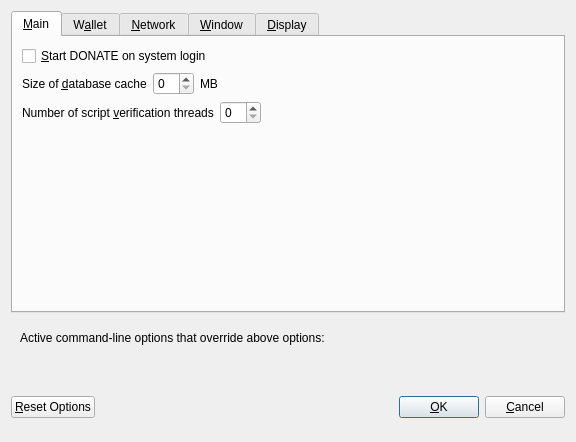
<?xml version="1.0" encoding="UTF-8"?>
<ui version="4.0">
 <class>OptionsDialog</class>
 <widget class="QDialog" name="OptionsDialog">
  <property name="geometry">
   <rect>
    <x>0</x>
    <y>0</y>
    <width>576</width>
    <height>442</height>
   </rect>
  </property>
  <property name="windowTitle">
   <string>Options</string>
  </property>
  <property name="modal">
   <bool>true</bool>
  </property>
  <layout class="QVBoxLayout" name="verticalLayout">
   <item>
    <widget class="QTabWidget" name="tabWidget">
     <property name="currentIndex">
      <number>0</number>
     </property>
     <widget class="QWidget" name="tabMain">
      <attribute name="title">
       <string>&amp;Main</string>
      </attribute>
      <layout class="QVBoxLayout" name="verticalLayout_Main">
       <item>
        <widget class="QCheckBox" name="bitcoinAtStartup">
         <property name="toolTip">
          <string>Automatically start DONATE after logging in to the system.</string>
         </property>
         <property name="text">
          <string>&amp;Start DONATE on system login</string>
         </property>
        </widget>
       </item>
       <item>
        <layout class="QHBoxLayout" name="horizontalLayout_2_Main">
         <item>
          <widget class="QLabel" name="databaseCacheLabel">
           <property name="text">
            <string>Size of &amp;database cache</string>
           </property>
           <property name="textFormat">
            <enum>Qt::PlainText</enum>
           </property>
           <property name="buddy">
            <cstring>databaseCache</cstring>
           </property>
          </widget>
         </item>
         <item>
          <widget class="QSpinBox" name="databaseCache"/>
         </item>
         <item>
          <widget class="QLabel" name="databaseCacheUnitLabel">
           <property name="text">
            <string>MB</string>
           </property>
           <property name="textFormat">
            <enum>Qt::PlainText</enum>
           </property>
          </widget>
         </item>
         <item>
          <spacer name="horizontalSpacer_2_Main">
           <property name="orientation">
            <enum>Qt::Horizontal</enum>
           </property>
           <property name="sizeHint" stdset="0">
            <size>
             <width>40</width>
             <height>20</height>
            </size>
           </property>
          </spacer>
         </item>
        </layout>
       </item>
       <item>
        <layout class="QHBoxLayout" name="horizontalLayout_3_Main">
         <item>
          <widget class="QLabel" name="threadsScriptVerifLabel">
           <property name="text">
            <string>Number of script &amp;verification threads</string>
           </property>
           <property name="textFormat">
            <enum>Qt::PlainText</enum>
           </property>
           <property name="buddy">
            <cstring>threadsScriptVerif</cstring>
           </property>
          </widget>
         </item>
         <item>
          <widget class="QSpinBox" name="threadsScriptVerif">
           <property name="toolTip">
            <string>(0 = auto, &lt;0 = leave that many cores free)</string>
           </property>
          </widget>
         </item>
         <item>
          <spacer name="horizontalSpacer_3_Main">
           <property name="orientation">
            <enum>Qt::Horizontal</enum>
           </property>
           <property name="sizeHint" stdset="0">
            <size>
             <width>40</width>
             <height>20</height>
            </size>
           </property>
          </spacer>
         </item>
        </layout>
       </item>
       <item>
        <spacer name="verticalSpacer_2">
         <property name="orientation">
          <enum>Qt::Vertical</enum>
         </property>
         <property name="sizeHint" stdset="0">
          <size>
           <width>20</width>
           <height>40</height>
          </size>
         </property>
        </spacer>
       </item>
       <!--<item>-->
        <!--<widget class="QCheckBox" name="checkBoxZeromintEnable">-->
         <!--<property name="toolTip">-->
          <!--<string>Enable automatic minting of DON units to zDON</string>-->
         <!--</property>-->
         <!--<property name="layoutDirection">-->
          <!--<enum>Qt::LeftToRight</enum>-->
         <!--</property>-->
         <!--<property name="text">-->
          <!--<string>Enable zDON Automint</string>-->
         <!--</property>-->
        <!--</widget>-->
       <!--</item>-->
       <!--<item>-->
        <!--<layout class="QHBoxLayout" name="horizontalLayout_3">-->
         <!--<item>-->
          <!--<widget class="QLabel" name="percentage_label">-->
           <!--<property name="toolTip">-->
            <!--<string>Percentage of incoming DON which get automatically converted to zDON via Zerocoin Protocol (min: 10%)</string>-->
           <!--</property>-->
           <!--<property name="text">-->
            <!--<string>Percentage of autominted zDON</string>-->
           <!--</property>-->
          <!--</widget>-->
         <!--</item>-->
         <!--<item>-->
          <!--<widget class="QSpinBox" name="zeromintPercentage">-->
           <!--<property name="minimum">-->
            <!--<number>1</number>-->
           <!--</property>-->
           <!--<property name="maximum">-->
            <!--<number>100</number>-->
           <!--</property>-->
          <!--</widget>-->
         <!--</item>-->
        <!--</layout>-->
       <!--</item>-->
       <!--<item>-->
        <!--<layout class="QHBoxLayout" name="horizontalLayout" stretch="0,0">-->
         <!--<property name="sizeConstraint">-->
          <!--<enum>QLayout::SetFixedSize</enum>-->
         <!--</property>-->
         <!--<item>-->
          <!--<widget class="QLabel" name="labelPreferredDenom">-->
           <!--<property name="maximumSize">-->
            <!--<size>-->
             <!--<width>16777215</width>-->
             <!--<height>16777215</height>-->
            <!--</size>-->
           <!--</property>-->
           <!--<property name="toolTip">-->
            <!--<string>Wait with automatic conversion to Zerocoin until enough DON for this denomination is available</string>-->
           <!--</property>-->
           <!--<property name="text">-->
            <!--<string>Preferred Automint zDON Denomination</string>-->
           <!--</property>-->
          <!--</widget>-->
         <!--</item>-->
         <!--<item>-->
          <!--<widget class="QComboBox" name="preferredDenom">-->
           <!--<property name="maximumSize">-->
            <!--<size>-->
             <!--<width>16777215</width>-->
             <!--<height>27</height>-->
            <!--</size>-->
           <!--</property>-->
           <!--<property name="toolTip">-->
            <!--<string>Wait with automatic conversion to Zerocoin until enough DON for this denomination is available</string>-->
           <!--</property>-->
           <!--<property name="maxVisibleItems">-->
            <!--<number>9</number>-->
           <!--</property>-->
           <!--<property name="maxCount">-->
            <!--<number>9</number>-->
           <!--</property>-->
          <!--</widget>-->
         <!--</item>-->
        <!--</layout>-->
       <!--</item>-->
      </layout>
     </widget>
     <widget class="QWidget" name="tabWallet">
      <attribute name="title">
       <string>W&amp;allet</string>
      </attribute>
      <layout class="QVBoxLayout" name="verticalLayout_Wallet">
       <item>
        <layout class="QHBoxLayout" name="horizontalLayout_2_Wallet">
         <item>
          <widget class="QLabel" name="labelStakeSplitThresholdText">
           <property name="text">
            <string>Stake split threshold:</string>
           </property>
          </widget>
         </item>
         <item>
          <widget class="QSpinBox" name="spinBoxStakeSplitThreshold">
           <property name="minimum">
            <number>1</number>
           </property>
           <property name="maximum">
            <number>999999</number>
           </property>
          </widget>
         </item>
        </layout>
       </item>
       <item>
        <widget class="QGroupBox" name="groupBox">
         <property name="title">
          <string>Expert</string>
         </property>
         <layout class="QVBoxLayout" name="verticalLayout_2">
          <item>
           <widget class="QCheckBox" name="coinControlFeatures">
            <property name="toolTip">
             <string>Whether to show coin control features or not.</string>
            </property>
            <property name="text">
             <string>Enable coin &amp;control features</string>
            </property>
           </widget>
          </item>
          <item>
           <widget class="QCheckBox" name="showMasternodesTab">
            <property name="toolTip">
             <string>Show additional tab listing all your masternodes in first sub-tab&lt;br/&gt;and all masternodes on the network in second sub-tab.</string>
            </property>
            <property name="text">
             <string>Show Masternodes Tab</string>
            </property>
           </widget>
          </item>
          <item>
           <widget class="QCheckBox" name="spendZeroConfChange">
            <property name="toolTip">
             <string>If you disable the spending of unconfirmed change, the change from a transaction&lt;br/&gt;cannot be used until that transaction has at least one confirmation.&lt;br/&gt;This also affects how your balance is computed.</string>
            </property>
            <property name="text">
             <string>&amp;Spend unconfirmed change</string>
            </property>
           </widget>
          </item>
         </layout>
        </widget>
       </item>
       <item>
        <spacer name="verticalSpacer_Wallet">
         <property name="orientation">
          <enum>Qt::Vertical</enum>
         </property>
         <property name="sizeHint" stdset="0">
          <size>
           <width>20</width>
           <height>40</height>
          </size>
         </property>
        </spacer>
       </item>
      </layout>
     </widget>
     <widget class="QWidget" name="tabNetwork">
      <attribute name="title">
       <string>&amp;Network</string>
      </attribute>
      <layout class="QVBoxLayout" name="verticalLayout_Network">
       <item>
        <widget class="QCheckBox" name="mapPortUpnp">
         <property name="toolTip">
          <string>Automatically open the DONATE client port on the router. This only works when your router supports UPnP and it is enabled.</string>
         </property>
         <property name="text">
          <string>Map port using &amp;UPnP</string>
         </property>
        </widget>
       </item>
       <item>
        <widget class="QCheckBox" name="allowIncoming">
         <property name="toolTip">
          <string>Accept connections from outside</string>
         </property>
         <property name="text">
          <string>Allow incoming connections</string>
         </property>
        </widget>
       </item>
       <item>
        <widget class="QCheckBox" name="connectSocks">
         <property name="toolTip">
          <string>Connect to the DONATE network through a SOCKS5 proxy.</string>
         </property>
         <property name="text">
          <string>&amp;Connect through SOCKS5 proxy (default proxy):</string>
         </property>
        </widget>
       </item>
       <item>
        <layout class="QHBoxLayout" name="horizontalLayout_1_Network">
         <item>
          <widget class="QLabel" name="proxyIpLabel">
           <property name="text">
            <string>Proxy &amp;IP:</string>
           </property>
           <property name="textFormat">
            <enum>Qt::PlainText</enum>
           </property>
           <property name="buddy">
            <cstring>proxyIp</cstring>
           </property>
          </widget>
         </item>
         <item>
          <widget class="QValidatedLineEdit" name="proxyIp">
           <property name="minimumSize">
            <size>
             <width>140</width>
             <height>0</height>
            </size>
           </property>
           <property name="maximumSize">
            <size>
             <width>140</width>
             <height>16777215</height>
            </size>
           </property>
           <property name="toolTip">
            <string>IP address of the proxy (e.g. IPv4: 127.0.0.1 / IPv6: ::1)</string>
           </property>
          </widget>
         </item>
         <item>
          <widget class="QLabel" name="proxyPortLabel">
           <property name="text">
            <string>&amp;Port:</string>
           </property>
           <property name="textFormat">
            <enum>Qt::PlainText</enum>
           </property>
           <property name="buddy">
            <cstring>proxyPort</cstring>
           </property>
          </widget>
         </item>
         <item>
          <widget class="QLineEdit" name="proxyPort">
           <property name="minimumSize">
            <size>
             <width>55</width>
             <height>0</height>
            </size>
           </property>
           <property name="maximumSize">
            <size>
             <width>55</width>
             <height>16777215</height>
            </size>
           </property>
           <property name="toolTip">
            <string>Port of the proxy (e.g. 9050)</string>
           </property>
          </widget>
         </item>
         <item>
          <spacer name="horizontalSpacer_1_Network">
           <property name="orientation">
            <enum>Qt::Horizontal</enum>
           </property>
           <property name="sizeHint" stdset="0">
            <size>
             <width>40</width>
             <height>20</height>
            </size>
           </property>
          </spacer>
         </item>
        </layout>
       </item>
       <item>
        <spacer name="verticalSpacer_Network">
         <property name="orientation">
          <enum>Qt::Vertical</enum>
         </property>
         <property name="sizeHint" stdset="0">
          <size>
           <width>20</width>
           <height>40</height>
          </size>
         </property>
        </spacer>
       </item>
      </layout>
     </widget>
     <widget class="QWidget" name="tabWindow">
      <attribute name="title">
       <string>&amp;Window</string>
      </attribute>
      <layout class="QVBoxLayout" name="verticalLayout_Window">
       <item>
        <widget class="QCheckBox" name="minimizeToTray">
         <property name="toolTip">
          <string>Show only a tray icon after minimizing the window.</string>
         </property>
         <property name="text">
          <string>&amp;Minimize to the tray instead of the taskbar</string>
         </property>
        </widget>
       </item>
       <item>
        <widget class="QCheckBox" name="minimizeOnClose">
         <property name="toolTip">
          <string>Minimize instead of exit the application when the window is closed. When this option is enabled, the application will be closed only after selecting Quit in the menu.</string>
         </property>
         <property name="text">
          <string>M&amp;inimize on close</string>
         </property>
        </widget>
       </item>
       <item>
        <spacer name="verticalSpacer_Window">
         <property name="orientation">
          <enum>Qt::Vertical</enum>
         </property>
         <property name="sizeHint" stdset="0">
          <size>
           <width>20</width>
           <height>40</height>
          </size>
         </property>
        </spacer>
       </item>
      </layout>
     </widget>
     <widget class="QWidget" name="tabDisplay">
      <attribute name="title">
       <string>&amp;Display</string>
      </attribute>
      <layout class="QVBoxLayout" name="verticalLayout_Display">
       <item>
        <layout class="QHBoxLayout" name="horizontalLayout_1_Display">
         <item>
          <widget class="QLabel" name="langLabel">
           <property name="text">
            <string>User Interface &amp;language:</string>
           </property>
           <property name="textFormat">
            <enum>Qt::PlainText</enum>
           </property>
           <property name="buddy">
            <cstring>lang</cstring>
           </property>
          </widget>
         </item>
         <item>
          <widget class="QValueComboBox" name="lang">
           <property name="toolTip">
            <string>The user interface language can be set here. This setting will take effect after restarting DONATE.</string>
           </property>
          </widget>
         </item>
        </layout>
       </item>
       <item>
        <widget class="QLabel" name="label_3">
         <property name="toolTip">
          <string notr="true"/>
         </property>
         <property name="statusTip">
          <string notr="true"/>
         </property>
         <property name="whatsThis">
          <string notr="true"/>
         </property>
         <property name="accessibleName">
          <string notr="true"/>
         </property>
         <property name="text">
          <string>Language missing or translation incomplete? Help contributing translations here:
https://www.transifex.com/donate-project/donate-project-translations</string>
         </property>
         <property name="wordWrap">
          <bool>true</bool>
         </property>
         <property name="openExternalLinks">
          <bool>true</bool>
         </property>
         <property name="textInteractionFlags">
          <set>Qt::TextBrowserInteraction</set>
         </property>
        </widget>
       </item>
       <item>
        <layout class="QHBoxLayout" name="horizontalLayout_4_Display" stretch="0,0">
         <item>
          <widget class="QLabel" name="themeLabel">
           <property name="text">
            <string>User Interface Theme:</string>
           </property>
          </widget>
         </item>
         <item>
          <widget class="QValueComboBox" name="theme"/>
         </item>
        </layout>
       </item>
       <item>
        <widget class="Line" name="line">
         <property name="orientation">
          <enum>Qt::Horizontal</enum>
         </property>
        </widget>
       </item>
       <item>
        <layout class="QHBoxLayout" name="horizontalLayout_2_Display">
         <item>
          <widget class="QLabel" name="unitLabel">
           <property name="text">
            <string>&amp;Unit to show amounts in:</string>
           </property>
           <property name="textFormat">
            <enum>Qt::PlainText</enum>
           </property>
           <property name="buddy">
            <cstring>unit</cstring>
           </property>
          </widget>
         </item>
         <item>
          <widget class="QValueComboBox" name="unit">
           <property name="toolTip">
            <string>Choose the default subdivision unit to show in the interface and when sending coins.</string>
           </property>
          </widget>
         </item>
        </layout>
       </item>
       <item>
        <layout class="QHBoxLayout" name="horizontalLayout_5_Display">
         <item>
          <widget class="QLabel" name="digitsLabel">
           <property name="text">
            <string>Decimal digits</string>
           </property>
          </widget>
         </item>
         <item>
          <widget class="QValueComboBox" name="digits"/>
         </item>
        </layout>
       </item>
       <item>
        <layout class="QHBoxLayout" name="horizontalLayout_3_Display">
         <item>
          <widget class="QLabel" name="thirdPartyTxUrlsLabel">
           <property name="toolTip">
            <string>Third party URLs (e.g. a block explorer) that appear in the transactions tab as context menu items. %s in the URL is replaced by transaction hash. Multiple URLs are separated by vertical bar |.</string>
           </property>
           <property name="text">
            <string>Third party transaction URLs</string>
           </property>
           <property name="buddy">
            <cstring>thirdPartyTxUrls</cstring>
           </property>
          </widget>
         </item>
         <item>
          <widget class="QLineEdit" name="thirdPartyTxUrls">
           <property name="toolTip">
            <string>Third party URLs (e.g. a block explorer) that appear in the transactions tab as context menu items. %s in the URL is replaced by transaction hash. Multiple URLs are separated by vertical bar |.</string>
           </property>
          </widget>
         </item>
        </layout>
       </item>
       <item>
        <spacer name="verticalSpacer">
         <property name="orientation">
          <enum>Qt::Vertical</enum>
         </property>
         <property name="sizeHint" stdset="0">
          <size>
           <width>20</width>
           <height>40</height>
          </size>
         </property>
        </spacer>
       </item>
      </layout>
     </widget>
    </widget>
   </item>
   <item>
    <widget class="QFrame" name="frame">
     <layout class="QVBoxLayout" name="verticalLayout_Bottom">
      <item>
       <layout class="QHBoxLayout" name="horizontalLayout_Bottom">
        <item>
         <widget class="QLabel" name="overriddenByCommandLineInfoLabel">
          <property name="text">
           <string>Active command-line options that override above options:</string>
          </property>
          <property name="textFormat">
           <enum>Qt::PlainText</enum>
          </property>
         </widget>
        </item>
        <item>
         <spacer name="horizontalSpacer_Bottom">
          <property name="orientation">
           <enum>Qt::Horizontal</enum>
          </property>
          <property name="sizeHint" stdset="0">
           <size>
            <width>40</width>
            <height>20</height>
           </size>
          </property>
         </spacer>
        </item>
       </layout>
      </item>
      <item>
       <widget class="QLabel" name="overriddenByCommandLineLabel">
        <property name="text">
         <string/>
        </property>
        <property name="textFormat">
         <enum>Qt::PlainText</enum>
        </property>
        <property name="wordWrap">
         <bool>true</bool>
        </property>
       </widget>
      </item>
     </layout>
    </widget>
   </item>
   <item>
    <layout class="QHBoxLayout" name="horizontalLayout_Buttons">
     <item>
      <widget class="QPushButton" name="resetButton">
       <property name="toolTip">
        <string>Reset all client options to default.</string>
       </property>
       <property name="text">
        <string>&amp;Reset Options</string>
       </property>
       <property name="autoDefault">
        <bool>false</bool>
       </property>
      </widget>
     </item>
     <item>
      <spacer name="horizontalSpacer_1">
       <property name="orientation">
        <enum>Qt::Horizontal</enum>
       </property>
       <property name="sizeHint" stdset="0">
        <size>
         <width>40</width>
         <height>48</height>
        </size>
       </property>
      </spacer>
     </item>
     <item>
      <widget class="QLabel" name="statusLabel">
       <property name="minimumSize">
        <size>
         <width>200</width>
         <height>0</height>
        </size>
       </property>
       <property name="font">
        <font>
         <weight>75</weight>
         <bold>true</bold>
        </font>
       </property>
       <property name="text">
        <string/>
       </property>
       <property name="textFormat">
        <enum>Qt::PlainText</enum>
       </property>
       <property name="wordWrap">
        <bool>true</bool>
       </property>
      </widget>
     </item>
     <item>
      <spacer name="horizontalSpacer_2">
       <property name="orientation">
        <enum>Qt::Horizontal</enum>
       </property>
       <property name="sizeHint" stdset="0">
        <size>
         <width>40</width>
         <height>48</height>
        </size>
       </property>
      </spacer>
     </item>
     <item>
      <widget class="QPushButton" name="okButton">
       <property name="text">
        <string>&amp;OK</string>
       </property>
       <property name="autoDefault">
        <bool>false</bool>
       </property>
       <property name="default">
        <bool>true</bool>
       </property>
      </widget>
     </item>
     <item>
      <widget class="QPushButton" name="cancelButton">
       <property name="text">
        <string>&amp;Cancel</string>
       </property>
       <property name="autoDefault">
        <bool>false</bool>
       </property>
      </widget>
     </item>
    </layout>
   </item>
  </layout>
 </widget>
 <customwidgets>
  <customwidget>
   <class>QValidatedLineEdit</class>
   <extends>QLineEdit</extends>
   <header>qvalidatedlineedit.h</header>
  </customwidget>
  <customwidget>
   <class>QValueComboBox</class>
   <extends>QComboBox</extends>
   <header>qvaluecombobox.h</header>
  </customwidget>
 </customwidgets>
 <resources/>
 <connections/>
</ui>
